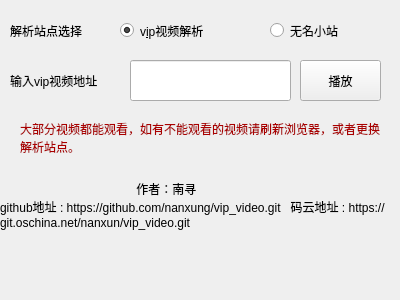
<?xml version="1.0" encoding="UTF-8"?>
<ui version="4.0">
 <class>MainWindow</class>
 <widget class="QMainWindow" name="MainWindow">
  <property name="geometry">
   <rect>
    <x>0</x>
    <y>0</y>
    <width>400</width>
    <height>300</height>
   </rect>
  </property>
  <property name="minimumSize">
   <size>
    <width>400</width>
    <height>300</height>
   </size>
  </property>
  <property name="maximumSize">
   <size>
    <width>400</width>
    <height>300</height>
   </size>
  </property>
  <property name="windowTitle">
   <string>vip视频破解器</string>
  </property>
  <property name="windowIcon">
   <iconset resource="pylogo.qrc">
    <normaloff>:/logo/logo3.png</normaloff>:/logo/logo3.png</iconset>
  </property>
  <widget class="QWidget" name="centralWidget">
   <widget class="QLabel" name="label">
    <property name="geometry">
     <rect>
      <x>10</x>
      <y>20</y>
      <width>121</width>
      <height>21</height>
     </rect>
    </property>
    <property name="text">
     <string>解析站点选择</string>
    </property>
   </widget>
   <widget class="QRadioButton" name="vipvideo">
    <property name="geometry">
     <rect>
      <x>120</x>
      <y>20</y>
      <width>117</width>
      <height>21</height>
     </rect>
    </property>
    <property name="text">
     <string>v&amp;ip视频解析</string>
    </property>
    <property name="checked">
     <bool>true</bool>
    </property>
   </widget>
   <widget class="QRadioButton" name="no_name">
    <property name="geometry">
     <rect>
      <x>270</x>
      <y>20</y>
      <width>117</width>
      <height>21</height>
     </rect>
    </property>
    <property name="text">
     <string>无名小站</string>
    </property>
   </widget>
   <widget class="QLabel" name="label_2">
    <property name="geometry">
     <rect>
      <x>10</x>
      <y>60</y>
      <width>121</width>
      <height>41</height>
     </rect>
    </property>
    <property name="text">
     <string>输入vip视频地址</string>
    </property>
   </widget>
   <widget class="QLineEdit" name="lineEdit">
    <property name="geometry">
     <rect>
      <x>130</x>
      <y>60</y>
      <width>161</width>
      <height>41</height>
     </rect>
    </property>
   </widget>
   <widget class="QPushButton" name="play">
    <property name="geometry">
     <rect>
      <x>300</x>
      <y>60</y>
      <width>81</width>
      <height>41</height>
     </rect>
    </property>
    <property name="text">
     <string>播放</string>
    </property>
   </widget>
   <widget class="QLabel" name="label_3">
    <property name="geometry">
     <rect>
      <x>20</x>
      <y>120</y>
      <width>361</width>
      <height>51</height>
     </rect>
    </property>
    <property name="autoFillBackground">
     <bool>false</bool>
    </property>
    <property name="styleSheet">
     <string notr="true">color: rgb(170, 0, 0);</string>
    </property>
    <property name="lineWidth">
     <number>1</number>
    </property>
    <property name="text">
     <string>大部分视频都能观看，如有不能观看的视频请刷新浏览器，或者更换解析站点。</string>
    </property>
    <property name="textFormat">
     <enum>Qt::PlainText</enum>
    </property>
    <property name="scaledContents">
     <bool>false</bool>
    </property>
    <property name="alignment">
     <set>Qt::AlignLeading|Qt::AlignLeft|Qt::AlignTop</set>
    </property>
    <property name="wordWrap">
     <bool>true</bool>
    </property>
    <property name="openExternalLinks">
     <bool>false</bool>
    </property>
   </widget>
   <widget class="QLabel" name="label_4">
    <property name="geometry">
     <rect>
      <x>0</x>
      <y>180</y>
      <width>391</width>
      <height>91</height>
     </rect>
    </property>
    <property name="autoFillBackground">
     <bool>false</bool>
    </property>
    <property name="lineWidth">
     <number>1</number>
    </property>
    <property name="text">
     <string>                                         作者：南寻                                                    github地址 : https://github.com/nanxung/vip_video.git   码云地址 : https://git.oschina.net/nanxun/vip_video.git </string>
    </property>
    <property name="textFormat">
     <enum>Qt::PlainText</enum>
    </property>
    <property name="scaledContents">
     <bool>false</bool>
    </property>
    <property name="alignment">
     <set>Qt::AlignLeading|Qt::AlignLeft|Qt::AlignTop</set>
    </property>
    <property name="wordWrap">
     <bool>true</bool>
    </property>
    <property name="openExternalLinks">
     <bool>false</bool>
    </property>
   </widget>
  </widget>
 </widget>
 <resources>
  <include location="pylogo.qrc"/>
 </resources>
 <connections/>
</ui>
